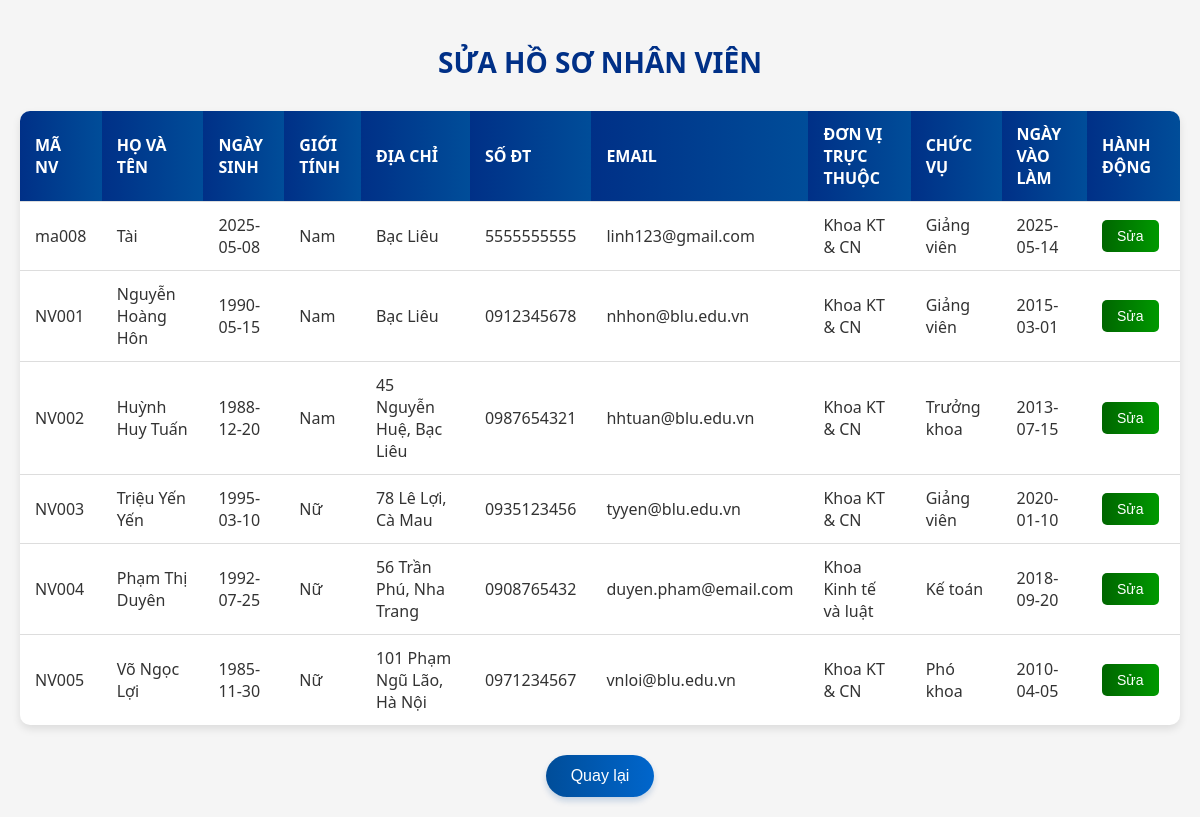
The app's page /QuanLyNhanSu/suahoso.php with its own data.
### tables this page shows
CREATE TABLE `nhanvien` (
  `maNV` varchar(10) NOT NULL,
  `hoTen` varchar(50) NOT NULL,
  `ngaySinh` date DEFAULT NULL,
  `gioiTinh` varchar(10) DEFAULT NULL,
  `diaChi` varchar(100) DEFAULT NULL,
  `soDienThoai` varchar(15) DEFAULT NULL,
  `email` varchar(50) DEFAULT NULL,
  `donViTrucThuoc` varchar(50) DEFAULT NULL,
  `chucVu` varchar(50) DEFAULT NULL,
  `ngayVaoLam` date DEFAULT NULL
);

### QuanLyNhanSu/suahoso.php (the view, shortened to what this page needs)
<?php
$servername = "localhost";
$username = "root";
$password = "";
$dbname = "quanlynhansu";
try {
    $conn = new PDO("mysql:host=$servername;dbname=$dbname", $username, $password);
    $conn->setAttribute(PDO::ATTR_ERRMODE, PDO::ERRMODE_EXCEPTION);
} catch(PDOException $e) {
    die("Kết nối cơ sở dữ liệu thất bại: " . $e->getMessage());
}
try {
    $stmt = $conn->prepare("SELECT * FROM nhanvien");
    $stmt->execute();
    $result = $stmt->fetchAll(PDO::FETCH_ASSOC);
} catch(PDOException $e) {
    $message = "Lỗi khi lấy dữ liệu: " . $e->getMessage();
    $message_class = "error";
}
?>
<!DOCTYPE html>
<html lang="vi">
<head>
</head>
<body>
    <h2>Sửa hồ sơ nhân viên</h2>
    <table>
        <tr>
            <th>Mã NV</th>
            <th>Họ và tên</th>
            <th>Ngày sinh</th>
            <th>Giới tính</th>
            <th>Địa chỉ</th>
            <th>Số ĐT</th>
            <th>Email</th>
            <th>Đơn vị trực thuộc</th>
            <th>Chức vụ</th>
            <th>Ngày vào làm</th>
            <th>Hành động</th>
        </tr>
        <?php
        if ($result) {
            foreach ($result as $row) {
                echo "<tr>";
                echo "<td>" . htmlspecialchars($row['maNV']) . "</td>";
                echo "<td>" . htmlspecialchars($row['hoTen']) . "</td>";
                echo "<td>" . htmlspecialchars($row['ngaySinh']) . "</td>";
                echo "<td>" . htmlspecialchars($row['gioiTinh']) . "</td>";
                echo "<td>" . htmlspecialchars($row['diaChi']) . "</td>";
                echo "<td>" . htmlspecialchars($row['soDienThoai']) . "</td>";
                echo "<td>" . htmlspecialchars($row['email']) . "</td>";
                echo "<td>" . htmlspecialchars($row['donViTrucThuoc']) . "</td>";
                echo "<td>" . htmlspecialchars($row['chucVu']) . "</td>";
                echo "<td>" . htmlspecialchars($row['ngayVaoLam']) . "</td>";
                echo "<td><a href='suahoso.php?edit=" . htmlspecialchars($row['maNV']) . "'><button class='edit-button'>Sửa</button></a></td>";
                echo "</tr>";
            }
        } else {
            echo "<tr><td colspan='11'>Không có dữ liệu để hiển thị.</td></tr>";
        }
        ?>
    </table>
    <button class="back-button" onclick="window.location.href='index.html'">Quay lại</button>
</body>
</html>

### QuanLyNhanSu/suahoso.php (style rules this page uses)
body { font-family: 'Segoe UI', Arial, sans-serif; margin: 0; padding: 20px; background-color: #f5f5f5; color: #333; }
h2 { color: #003087; text-align: center; margin-bottom: 30px; font-size: 28px; text-transform: uppercase; }
table { width: 100%; border-collapse: separate; border-spacing: 0; border-radius: 10px; overflow: hidden; box-shadow: 0 4px 8px rgba(0, 0, 0, 0.1); background-color: #fff; margin-top: 20px; }
th, td { padding: 12px 15px; text-align: left; border-bottom: 1px solid #ddd; word-wrap: break-word; max-width: 200px; }
th { background: linear-gradient(90deg, #003087, #004d99); color: white; font-weight: 600; text-transform: uppercase; }
tr { transition: background-color 0.3s ease; }
tr:last-child td { border-bottom: none; }
.edit-button { padding: 8px 15px; background: linear-gradient(90deg, #006600, #009900); color: white; border: none; border-radius: 5px; cursor: pointer; font-size: 14px; font-weight: 500; transition: all 0.3s ease; }
.back-button { display: block; margin: 30px auto 0; padding: 12px 25px; background: linear-gradient(90deg, #004d99, #0066cc); color: white; border: none; border-radius: 25px; cursor: pointer; font-size: 16px; font-weight: 500; box-shadow: 0 4px 6px rgba(0, 77, 153, 0.2); transition: all 0.3s ease; }

### records on screen
nhanvien: maNV "ma008", hoTen "Tài", ngaySinh "2025-05-08", gioiTinh "Nam", diaChi "Bạc Liêu", soDienThoai "5555555555", email "linh123@gmail.com", donViTrucThuoc "Khoa KT & CN", chucVu "Giảng viên", ngayVaoLam "2025-05-14"
nhanvien: maNV "NV001", hoTen "Nguyễn Hoàng Hôn", ngaySinh "1990-05-15", gioiTinh "Nam", diaChi "Bạc Liêu", soDienThoai "0912345678", email "nhhon@blu.edu.vn", donViTrucThuoc "Khoa KT & CN", chucVu "Giảng viên", ngayVaoLam "2015-03-01"
nhanvien: maNV "NV002", hoTen "Huỳnh Huy Tuấn", ngaySinh "1988-12-20", gioiTinh "Nam", diaChi "45 Nguyễn Huệ, Bạc Liêu", soDienThoai "0987654321", email "hhtuan@blu.edu.vn", donViTrucThuoc "Khoa KT & CN", chucVu "Trưởng khoa", ngayVaoLam "2013-07-15"
nhanvien: maNV "NV003", hoTen "Triệu Yến Yến", ngaySinh "1995-03-10", gioiTinh "Nữ", diaChi "78 Lê Lợi, Cà Mau", soDienThoai "0935123456", email "tyyen@blu.edu.vn", donViTrucThuoc "Khoa KT & CN", chucVu "Giảng viên", ngayVaoLam "2020-01-10"
nhanvien: maNV "NV004", hoTen "Phạm Thị Duyên", ngaySinh "1992-07-25", gioiTinh "Nữ", diaChi "56 Trần Phú, Nha Trang", soDienThoai "0908765432", email "duyen.pham@email.com", donViTrucThuoc "Khoa Kinh tế và luật", chucVu "Kế toán", ngayVaoLam "2018-09-20"
nhanvien: maNV "NV005", hoTen "Võ Ngọc Lợi", ngaySinh "1985-11-30", gioiTinh "Nữ", diaChi "101 Phạm Ngũ Lão, Hà Nội", soDienThoai "0971234567", email "vnloi@blu.edu.vn", donViTrucThuoc "Khoa KT & CN", chucVu "Phó khoa", ngayVaoLam "2010-04-05"
